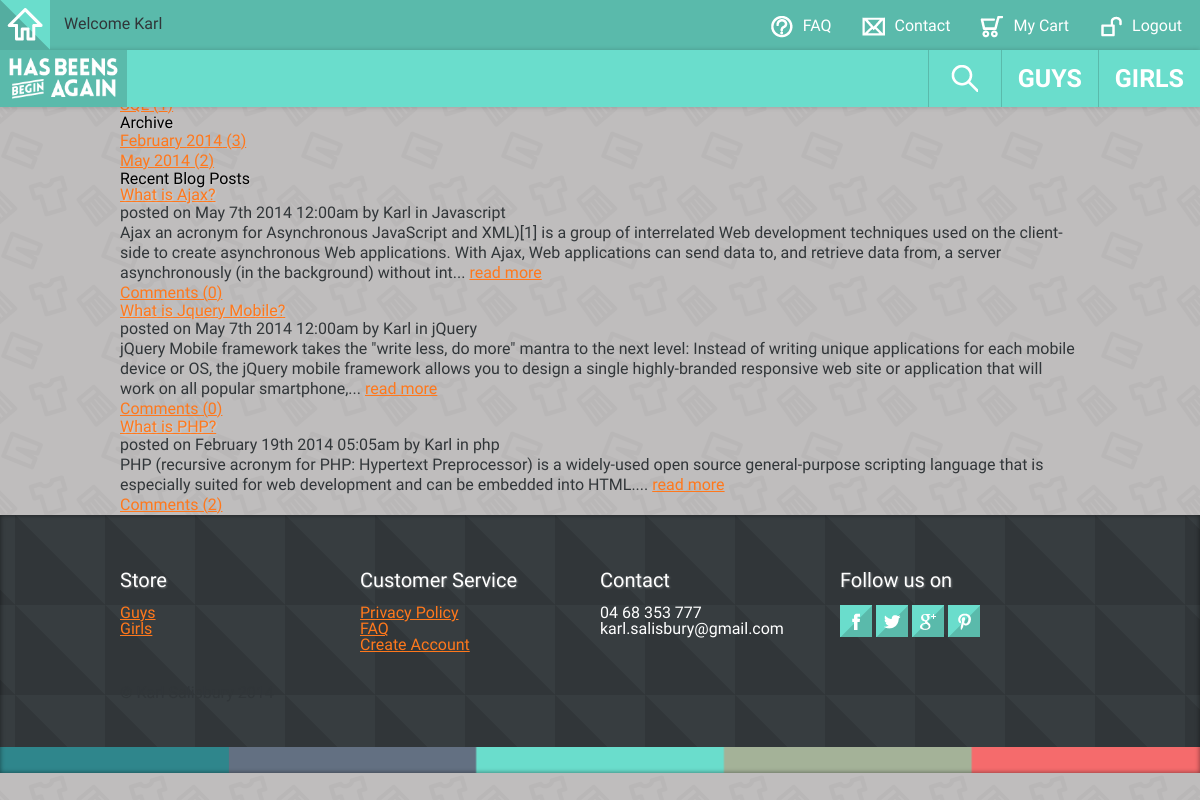
The app's page /pages/unused/blog.php (signed in) with its own data.
### tables this page shows
CREATE TABLE IF NOT EXISTS `blog` (
  `blogID` int(11) NOT NULL AUTO_INCREMENT,
  `title` varchar(100) NOT NULL,
  `content` text NOT NULL,
  `datePosted` datetime NOT NULL,
  `authorID` int(11) NOT NULL,
  `catID` int(11) NOT NULL,
  PRIMARY KEY (`blogID`),
  KEY `authorID` (`authorID`,`catID`),
  KEY `catID` (`catID`),
  KEY `authorID_2` (`authorID`),
  KEY `authorID_3` (`authorID`),
  KEY `authorID_4` (`authorID`),
  KEY `catID_2` (`catID`),
  KEY `authorID_5` (`authorID`,`catID`),
  KEY `blogID` (`blogID`,`authorID`,`catID`)
);

CREATE TABLE IF NOT EXISTS `user` (
  `userID` int(11) NOT NULL AUTO_INCREMENT COMMENT 'Primary key, auto incrementing',
  `username` varchar(10) NOT NULL COMMENT 'username',
  `password` varchar(64) NOT NULL COMMENT 'password',
  `firstName` varchar(20) NOT NULL COMMENT 'first name',
  `lastName` varchar(20) NOT NULL COMMENT 'last name',
  `email` varchar(100) NOT NULL COMMENT 'user''s email address',
  PRIMARY KEY (`userID`)
);

CREATE TABLE IF NOT EXISTS `category` (
  `catID` int(11) NOT NULL AUTO_INCREMENT COMMENT 'Unique identifier for each category',
  `category` varchar(10) NOT NULL COMMENT 'Category description',
  PRIMARY KEY (`catID`),
  KEY `catID` (`catID`),
  KEY `catID_2` (`catID`),
  KEY `catID_3` (`catID`)
);

### pages/unused/blog.php (the view, shortened to what this page needs)
<?php
	include '../inc/header.php';
?>
<?php
	include '../inc/nav.php';
?>
<div class="header">
</div>
<div class="container">
<?php
	include '../inc/blogsidebar.php';
?>
	<div class="blogcontent">
	<h1>Recent Blog Posts</h1>
	<?php
		$sql = "SELECT blog.*, user.*, category.*, COUNT(comment.blogID) AS commentcount
	FROM blog INNER JOIN user ON blog.authorID = user.userID INNER JOIN category ON
	blog.catID = category.catID LEFT JOIN comment ON blog.blogID = comment.blogID GROUP BY
	blog.blogID, comment.blogID ORDER BY datePosted DESC LIMIT 0,3";
		$result = mysqli_query($con, $sql) or die(mysqli_error($con));
		while ($row = mysqli_fetch_array($result))
		{
		echo "<div class='blogpost'><h3><a href='blogpost.php?blogID=" . $row['blogID'] . "'>" . $row['title'] . "</a></h3>";
		echo "<p class='blogpostinfo'><em>posted on " . date("F jS Y h:ia", strtotime($row['datePosted'])) . " by <strong>" . $row['firstName'] . "</strong> in <strong>" . $row['category'] . "</strong></em></p>";
		echo "<p class='blogreadmore'>" . str_replace('\n', ' ', (substr(($row['content']),0,300))) . "... " . "<a href='blogpost.php?blogID=" . $row['blogID'] . "'>" . "read more" . "</a></p>";
		echo "<p class='blogcomments'><a href='blogpost.php?blogID=" . $row['blogID'] . "'>" . "Comments (" . $row['commentcount'] . ")</a></p></div>";
		}
	?>
	</div>
</div>
<?php
	include '../inc/footer.php';
?>

### skeleton/css/base.css (style rules this page uses)
html, body, div, span, applet, object, iframe, h1, h2, h3, h4, h5, h6, p, blockquote, pre, a, abbr, acronym, address, big, cite, code, del, dfn, em, img, ins, kbd, q, s, samp, small, strike, strong, sub, sup, tt, var, b, u, i, center, dl, dt, dd, ol, ul, li, fieldset, form, label, legend, table, caption, tbody, tfoot, thead, tr, th, td, article, aside, canvas, details, embed, figure, figcaption, footer, header, hgroup, menu, nav, output, ruby, section, summary, time, mark, audio, video { margin: 0; padding: 0; border: 0; font-size: 100%; font: inherit; vertical-align: baseline; }
body { line-height: 1; }
body { -webkit-font-smoothing: antialiased; -webkit-text-size-adjust: 100%; background-color: #ccc9c9; background-image: url(../../images/repeatbackgroundgrey.png); background-attachment: fixed; }
p, ul li { font-family: 'Maven Pro', Helvetica, Arial, sans-serif; }
h1, h2, h3, h4, h5, h6, input[type=text], input[type=submit], label, table, td, tr, textarea { font-family: 'Maven Pro', Helvetica, Arial, sans-serif; }
h1, h2, h3, h4, h5 ,h6 { text-shadow: 1px 1px 2px rgba(255,255,255, 0.3); }
p { color: #313639; line-height: 20px; }
a:link { color:#ff781c; }

### skeleton/css/skeleton.css (style rules this page uses)
.container { position: relative; width: 960px; margin: 0 auto; padding: 0; }
.container:after { content: "\0020"; display: block; height: 0; clear: both; visibility: hidden; }

### records on screen
blog: title "What is Ajax?", datePosted "May 7th 2014 12:00am", authorID.firstName "Karl", catID.category "Javascript", content "Ajax an acronym for Asynchronous JavaScript and XML)[1] is a group of interrelated Web development techniques used on the client-side to create asynchronous Web applications. With Ajax, Web applications can send data to, and retrieve data from, a server asynchronously (in the background) without int", commentcount "0"
blog: title "What is Jquery Mobile?", datePosted "May 7th 2014 12:00am", authorID.firstName "Karl", catID.category "jQuery", content "jQuery Mobile framework takes the \"write less, do more\" mantra to the next level: Instead of writing unique applications for each mobile device or OS, the jQuery mobile framework allows you to design a single highly-branded responsive web site or application that will work on all popular smartphone,", commentcount "0"
blog: title "What is PHP?", datePosted "February 19th 2014 05:05am", authorID.firstName "Karl", catID.category "php", content "PHP (recursive acronym for PHP: Hypertext Preprocessor) is a widely-used open source general-purpose scripting language that is especially suited for web development and can be embedded into HTML.", commentcount "2"

### other values on screen
$_SESSION['login'] "Karl"
$row['monthname(datePosted)'] "February"
$row['year(datePosted)'] "2014"
$row['monthnum'] "3"
$row['monthname(datePosted)'] "May"
$row['monthnum'] "2"
